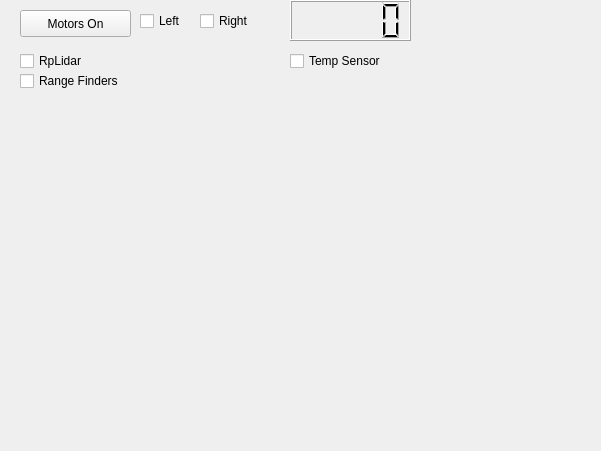
<?xml version="1.0" encoding="UTF-8"?>
<ui version="4.0">
 <class>Form</class>
 <widget class="QWidget" name="Form">
  <property name="geometry">
   <rect>
    <x>0</x>
    <y>0</y>
    <width>601</width>
    <height>451</height>
   </rect>
  </property>
  <property name="windowTitle">
   <string>Form</string>
  </property>
  <widget class="QPushButton" name="motorsOn">
   <property name="geometry">
    <rect>
     <x>20</x>
     <y>10</y>
     <width>111</width>
     <height>27</height>
    </rect>
   </property>
   <property name="text">
    <string>Motors On</string>
   </property>
  </widget>
  <widget class="QCheckBox" name="leftMotorCheckbox">
   <property name="geometry">
    <rect>
     <x>140</x>
     <y>10</y>
     <width>97</width>
     <height>22</height>
    </rect>
   </property>
   <property name="text">
    <string>Left</string>
   </property>
  </widget>
  <widget class="QCheckBox" name="rightMotorCheckbox">
   <property name="geometry">
    <rect>
     <x>200</x>
     <y>10</y>
     <width>97</width>
     <height>22</height>
    </rect>
   </property>
   <property name="text">
    <string>Right</string>
   </property>
  </widget>
  <widget class="QCheckBox" name="checkBox">
   <property name="geometry">
    <rect>
     <x>20</x>
     <y>50</y>
     <width>97</width>
     <height>22</height>
    </rect>
   </property>
   <property name="text">
    <string>RpLidar</string>
   </property>
  </widget>
  <widget class="QCheckBox" name="checkBox_2">
   <property name="geometry">
    <rect>
     <x>20</x>
     <y>70</y>
     <width>131</width>
     <height>22</height>
    </rect>
   </property>
   <property name="text">
    <string>Range Finders</string>
   </property>
  </widget>
  <widget class="QCheckBox" name="tempSensorCheckbox">
   <property name="geometry">
    <rect>
     <x>290</x>
     <y>50</y>
     <width>131</width>
     <height>22</height>
    </rect>
   </property>
   <property name="text">
    <string>Temp Sensor</string>
   </property>
  </widget>
  <widget class="QLCDNumber" name="temperatureDisp">
   <property name="geometry">
    <rect>
     <x>290</x>
     <y>0</y>
     <width>121</width>
     <height>41</height>
    </rect>
   </property>
  </widget>
 </widget>
 <resources/>
 <connections/>
</ui>
